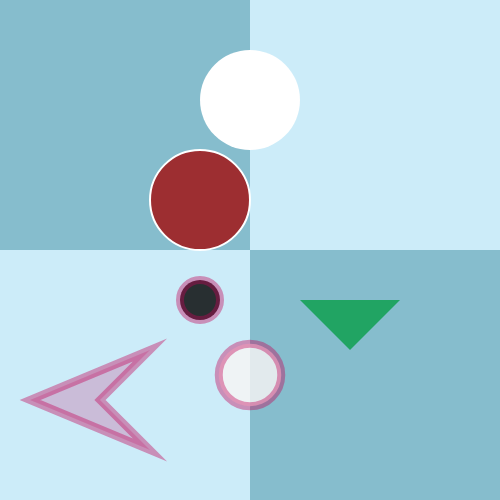
Frame 1 (no input)
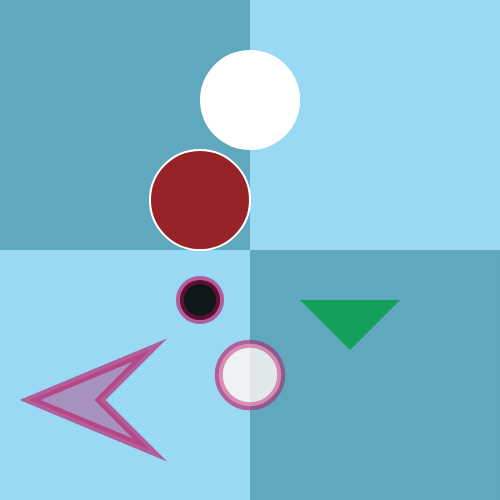
Frame 60 (no input)
Frame 120 (the mouse pressed at the canvas centre since frame 60): identical to frame 60, image omitted

The p5.js sketch that drew these frames (run headless with seeded random() and noise() and a simulated clock; from frame 60 on, the mouse is pressed at the canvas centre):

// p5.js sketch
// ── sketch.js


let circlesize = 100;
// "let" is used to declare a variable
// in the above example, we are declaring a variable named circlesize and setting it to ___
// circlesize = diameter
// = sign sets the value of the variable

// whenever you use a function that is referenced later in the code, it must be declared before any other function

function setup() {
  createCanvas(500, 500);

}

function draw() {
  background("rgba(154, 217, 244, .5)");
  // a gray scale color is denoted as a number 0-255
  // 0 is black, 255 is white
  // and RGB colors are denoted as (R, G, B)
  //(255, 0, 0) is red
  // can also use color names like "red", "blue", "green", etc.
// "rgb(0,0,0)" adds a box where you can pick color from a color picker
// "rgba(0,0,0,0.5)" the last number is opacity from 0-1

noStroke();
fill("rgba(66, 143, 162, 0.5)");
rect(0, 0, width/2, height/2);
// square in the top left corner

rect(height/2, width/2, width, height);
// (x, y, width, height)
// square in the bottom right corner
// opposite of the first square

fill("rgba(163, 11, 11, 0.8)");
// fill() sets the color used to fill shapes
// can use gray scale, RGB, or color names
// the last number in "rgba" is opacity from 0-1
stroke("rgba(255, 255, 255, 1)");
// to set the weight of the stroke, use strokeWeight()
// can also do noStroke() to remove the outline 
// or strokeweight(0) to remove the outline
//or noFill() to remove the fill
strokeWeight(2);
// stroke() sets the color of the shape's outline
// can use gray scale, RGB, or color names
// the last number in "rgba" is opacity from 0-1
circle(200, 200, circlesize);
// circle(x, y, diameter)
// x and y are the coordinates of the center of the circle
// circlesize is referenced from the variable declared at the top


fill("rgba(8, 73, 158, 0.8)");
// changing the fill color
//rect(25, 250, 150, 25);

// rect(x, y, width, height)
// x and y are the coordinates of the top left corner

fill("rgba(203, 158, 8, 0.8)");
// changing the fill color again
strokeWeight(8);
//rect(225, 90, 100, 50);

// rect(x, y, width, height)

noStroke();
// removing the stroke for the triangle
fill("rgba(8, 158, 73, 0.8)");
beginShape();
vertex(300, 300); // left point
vertex(350, 350); // bottom point
vertex(400, 300); // right point
// vertex(x, y) specifies a vertex of a shape
// x and y are the coordinates of the vertex
// can have as many vertices as you want

// to draw complex shapes (more than 2 coords), use beginShape() and endShape()
// any vertex() calls must be between beginShape() and endShape()
endShape(); // adds the line to close the shape

fill("rgba(195, 4, 87, 0.2)");
stroke("rgba(195, 4, 87, .4)");
beginShape();
vertex(100, 400);
// (x, y) specifies a vertex of a shape
// left point
vertex(150, 450);
// bottom point
vertex(30, 400);
// right point
vertex(150, 350);
// top point
endShape(CLOSE); // CLOSE adds the line to close the shape

fill("rgba(0, 0, 0, 0.8)");
circle(200, 100+200, 40);
// circle(x, y, diameter)
// 100+200 makes the circle move down 200 pixels (from 100 to 300)

fill("rgba(249, 245, 245, 0.8)");
circle(width/2, height*0.75, width/8);
// width and height are the dimensions of the canvas
// width/2 is the center of the canvas horizontally
// height*0.75 is 3/4 down the canvas vertically
// width/8 is 1/8 the width of the canvas
// if you change the size of the canvas, the circle will stay in the same place relative to the canvas size


fill("lightblue");
// colors can also be specified using hex codes
// hex codes start with a # followed by 6 digits (0-9, A-F)
// the first two digits are the red value, the next two are the green value, and the last two are the blue value

//ellipse(mouseX, mouseY, 40, 40);

// mouseX and mouseY are the current coordinates of the mouse
// the ellipse will follow the mouse

// if you use mouseX and mouseY, the shape will move with the mouse and will grow and shrink based on the mouse position

fill("white");
noStroke();
ellipse(width/2,height*.2,100,100,radians(30),radians(330), PIE);
// ellipse(x, y, width, height, start, stop)
// PI is a constant in p5.js that represents the value of pi (3.14159...)
// radians are used to measure angles


}
